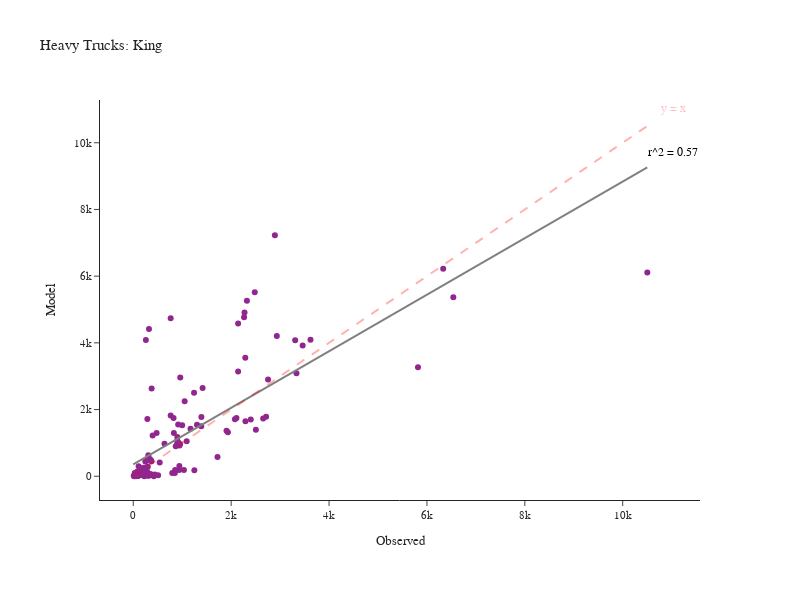

The notebook cell saved with this chart:
### Code cell
fig = create_truck_chart(df_daily_heavy, 'Heavy', 'King')
fig.show()

### Figure 1 — Plotly figure (JSON) as saved in the notebook; plotly's stock layout.template omitted (floating-point values rounded to 4 significant figures; data arrays with more than 128 entries replaced by an {"elided": "..."} marker saying what was removed)
{"data": [{"customdata": {"elided": "132x2 str values"}, "hovertemplate": "Observed=%{x}<br>Model=%{y}<br>location=%{customdata[0]}<br>County=%{customdata[1]}<extra></extra>", "legendgroup": "", "line": {"color": "Grey", "width": 2}, "marker": {"color": "#91268F", "symbol": "circle"}, "mode": "markers", "name": "", "orientation": "v", "showlegend": false, "type": "scatter", "x": {"elided": "132 int values"}, "xaxis": "x", "y": {"elided": "132 int values"}, "yaxis": "y"}, {"hovertemplate": "Observed=%{x}<br>Model=%{y}<extra></extra>", "legendgroup": "", "line": {"color": "Grey", "dash": "solid", "width": 2}, "marker": {"symbol": "circle"}, "mode": "lines", "name": "", "orientation": "v", "showlegend": false, "type": "scatter", "x": [0.0, 106.1, 212.2, 318.2, 424.3, 530.4, 636.5, 742.6, 848.6, 954.7, 1061.0, 1167.0, 1273.0, 1379.0, 1485.0, 1591.0, 1697.0, 1803.0, 1909.0, 2016.0, 2122.0, 2228.0, 2334.0, 2440.0, 2546.0, 2652.0, 2758.0, 2864.0, 2970.0, 3076.0, 3182.0, 3289.0, 3395.0, 3501.0, 3607.0, 3713.0, 3819.0, 3925.0, 4031.0, 4137.0, 4243.0, 4349.0, 4455.0, 4561.0, 4668.0, 4774.0, 4880.0, 4986.0, 5092.0, 5198.0, 5304.0, 5410.0, 5516.0, 5622.0, 5728.0, 5834.0, 5941.0, 6047.0, 6153.0, 6259.0, 6365.0, 6471.0, 6577.0, 6683.0, 6789.0, 6895.0, 7001.0, 7107.0, 7213.0, 7320.0, 7426.0, 7532.0, 7638.0, 7744.0, 7850.0, 7956.0, 8062.0, 8168.0, 8274.0, 8380.0, 8486.0, 8593.0, 8699.0, 8805.0, 8911.0, 9017.0, 9123.0, 9229.0, 9335.0, 9441.0, 9547.0, 9653.0, 9759.0, 9866.0, 9972.0, 10080.0, 10180.0, 10290.0, 10400.0, 10500.0], "xaxis": "x", "y": [358.0, 447.9, 537.9, 627.9, 717.8, 807.8, 897.7, 987.7, 1078.0, 1168.0, 1258.0, 1348.0, 1438.0, 1527.0, 1617.0, 1707.0, 1797.0, 1887.0, 1977.0, 2067.0, 2157.0, 2247.0, 2337.0, 2427.0, 2517.0, 2607.0, 2697.0, 2787.0, 2877.0, 2967.0, 3057.0, 3147.0, 3237.0, 3327.0, 3417.0, 3507.0, 3597.0, 3687.0, 3777.0, 3867.0, 3957.0, 4046.0, 4136.0, 4226.0, 4316.0, 4406.0, 4496.0, 4586.0, 4676.0, 4766.0, 4856.0, 4946.0, 5036.0, 5126.0, 5216.0, 5306.0, 5396.0, 5486.0, 5576.0, 5666.0, 5756.0, 5846.0, 5936.0, 6026.0, 6116.0, 6206.0, 6296.0, 6386.0, 6476.0, 6565.0, 6655.0, 6745.0, 6835.0, 6925.0, 7015.0, 7105.0, 7195.0, 7285.0, 7375.0, 7465.0, 7555.0, 7645.0, 7735.0, 7825.0, 7915.0, 8005.0, 8095.0, 8185.0, 8275.0, 8365.0, 8455.0, 8545.0, 8635.0, 8725.0, 8815.0, 8905.0, 8994.0, 9084.0, 9174.0, 9264.0], "yaxis": "y"}], "layout": {"annotations": [{"align": "right", "font": {"color": "pink", "size": 12}, "showarrow": false, "text": "y = x", "x": 11030.0, "y": 11030.0}, {"align": "right", "font": {"color": "black", "size": 12}, "showarrow": false, "text": "r^2 = 0.57", "x": 11030.0, "y": 9728.0}], "height": 600, "legend": {"tracegroupgap": 0}, "margin": {"b": 100, "l": 100, "r": 100, "t": 100}, "shapes": [{"line": {"color": "Red", "dash": "dash", "width": 2}, "type": "line", "x0": 0, "x1": 10502, "y0": 0, "y1": 10502}], "title": {"text": "Heavy Trucks: King"}, "width": 800, "xaxis": {"anchor": "y", "domain": [0.0, 1.0], "title": {"text": "Observed"}}, "yaxis": {"anchor": "x", "domain": [0.0, 1.0], "title": {"text": "Model"}}}}
